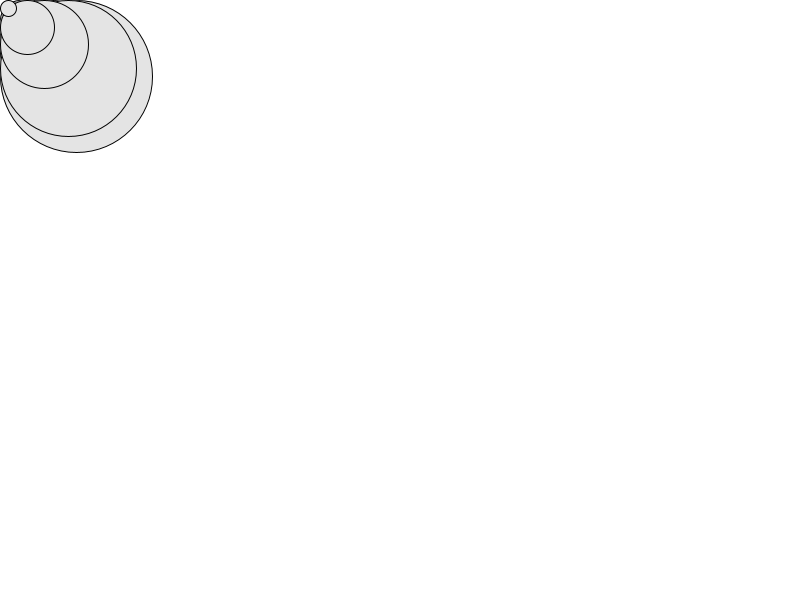
Frame 1 (no input)
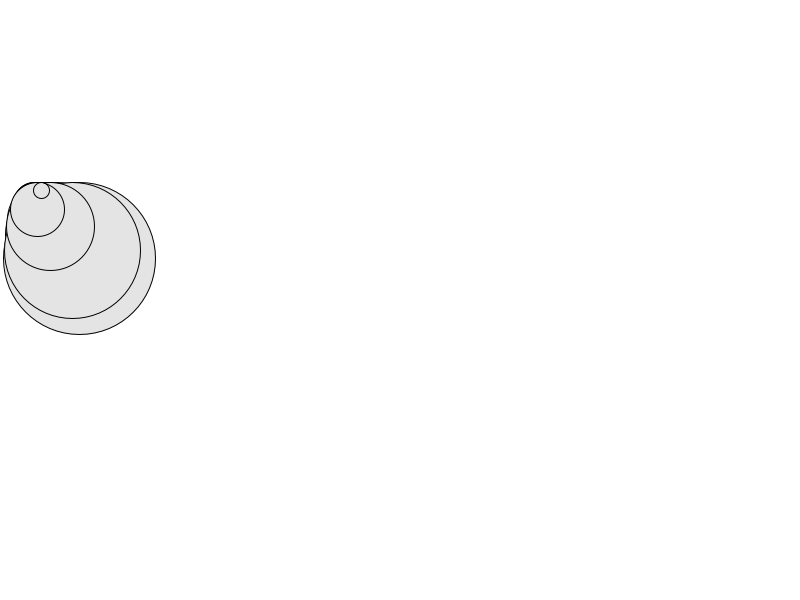
Frame 60 (the mouse pressed at the canvas centre just before this capture)
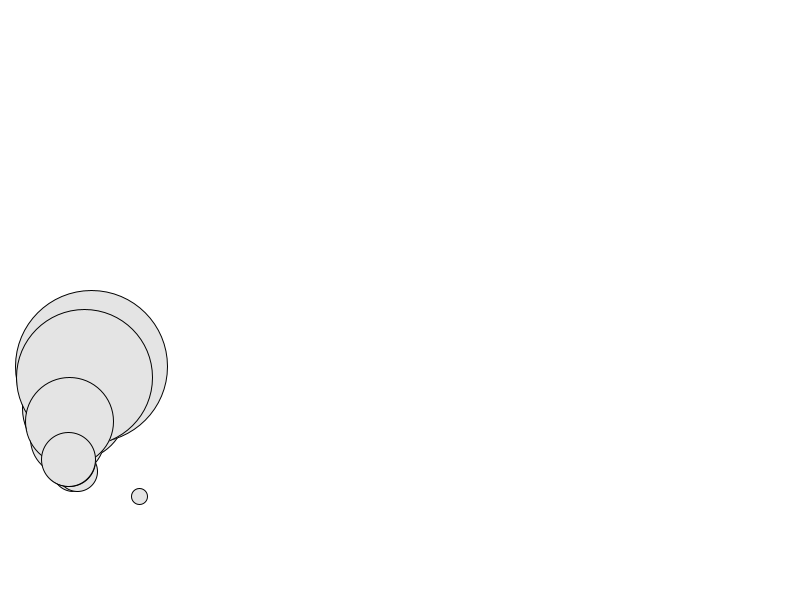
Frame 120 (the mouse held since frame 60 and released just before this capture)

The Processing sketch that drew these frames (run headless with seeded random() and noise(); from frame 60 on, the mouse is pressed at the canvas centre):

// Processing sketch: WalkerWithMass
// ── WalkerWithMass.pde

walker[] walkers = new walker[10];

void setup() {
  size(800, 600);
  for ( int i = 0; i < walkers.length; i++ ) {
    walkers[i] = new walker(random(0.1,5),0,0);
  }
  background(255);
}

void draw() {
  background(255);
  
  PVector gravity = new PVector(0, 0.1);
  PVector wind = new PVector(0.01,0);
  
  for ( int i = 0; i < walkers.length; i++ ) {
    PVector g_force = PVector.mult(gravity, walkers[i].mass);
    walkers[i].applyForce(g_force);
    walkers[i].applyForce(wind);
    walkers[i].update();
    walkers[i].display();
  }

}

// ── Walker.pde
class walker {
  PVector speed;
  PVector position;
  PVector acceleration;
  int     radius;
  float   mass;
  
  walker(float m, float x, float y) {
    mass = m;
    radius = (int)(mass * 16);
    speed = new PVector(0, 0);
    position = new PVector(x, y);
    acceleration = new PVector(0, 0);
  }  
  
  void applyForce(PVector force) {
    PVector a = PVector.div(force, mass);
    acceleration.add(a);
  }
  
  void display() {
    stroke(0);
    fill(228);
    ellipse(position.x, position.y, radius * 2, radius * 2); 
  }
  
  void update() {
    
    speed.add(acceleration);
    position.add(speed);
    acceleration.mult(0);
    
    checkEdge();
  }
  
  void checkEdge() {
    if ( position.x  + radius > width ) {
        speed.x = -0.8*speed.x;
        position.x = width - radius;
    }
    if ( position.x  - radius < 0 ) {
        position.x = radius;
    }
    if (position.y  + radius > height ) {
        speed.y = -0.8*speed.y;
        position.y = height - radius;
    }
    if ( position.y  - radius < 0 ) {
        position.y = radius;
    }
  }
}
